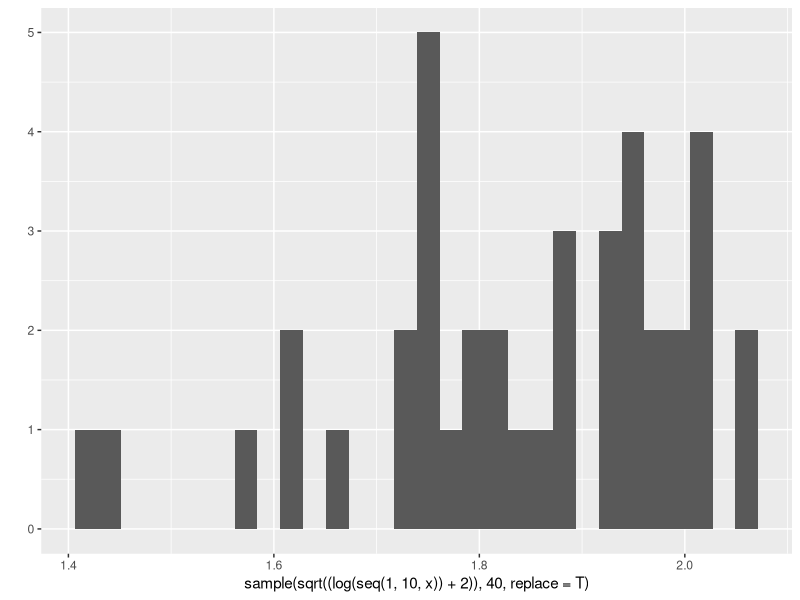
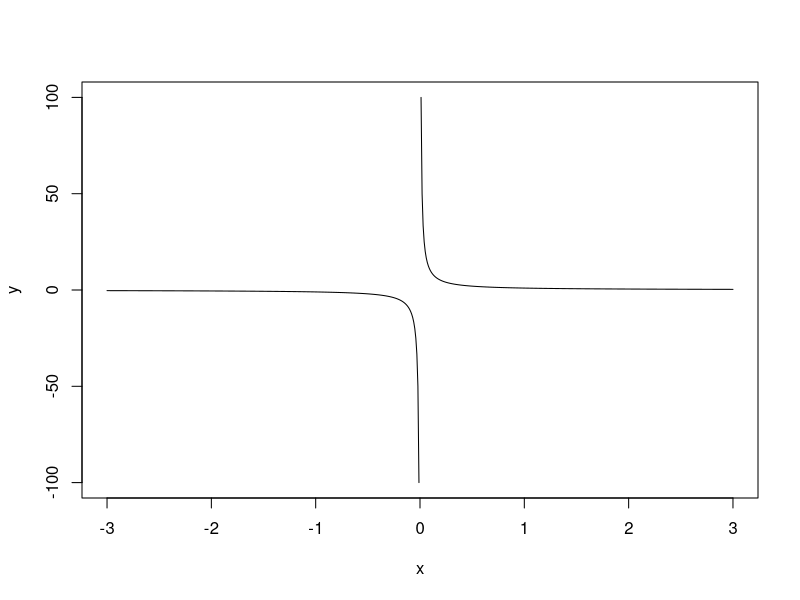

Reproduce these figures in R, in order.
## ---- chunk 1
1/0
-1/0
## ---- chunk 2
14 == 15
## ---- chunk 3
5 + (3 * 10) %/% 3 == 15
## ---- chunk 4
.Random.seed <- 121321
x <- 4
## ---- chunk 5
if(x == 4) {
  'isso aqui apareceu'
}
x
## ---- chunk 6
if(x <- 4) {
  'isso aqui apareceu'
}
x
## ---- chunk 7
n <- 4 # número de repetições
for(i in 1:n) {
  parte1 <- paste(i, "elefante(s)")
  
  parte2 <- ""
  for(j in 1:ifelse(i%%2 == 0, i, 1)) {
    parte2 <- paste(parte2, "incomoda(m)")
  }
  
  parte3 <- ifelse(i%%2 == 0, "muito mais", "muita gente")
  
  verso <- paste(parte1, parte2, parte3)
  print(verso)
}
## ---- chunk 8
variancia <- function(x) {
  media <- mean(x)
  n <- length(x)
  var <- sum((x - media)^2)/n
  return(var)
}
## ---- chunk 9
x <- 1:100
variancia(x)
var(x)
## ---- chunk 10
variancia <- function(x, populacional = TRUE) {
  media <- mean(x)
  n <- length(x)
  if(!populacional) {
    n <- n - 1
  }
  var <- sum((x - media)^2)/n
  return(var)
}

# teste
variancia(x)
variancia(x, FALSE)
## ---- chunk 11
media_ponderada <- function(v1, v2) {
  if(!is.numeric(v1) | !is.numeric(v2) | length(v1) != length(v2)) { # BÔNUS
    NULL
  } 
  
  sum(v1*v2/sum(v2))
}

v1 <- c(11, 9, 8, 7, 11, 6, 7, 9)
v2 <- c(1, 2, 1, 2, 1, 2, 1, 2)
media_ponderada(v1, v2)
## ---- chunk 12
meu_paste <- function(...) {
  paste(..., sep = "\n")
}

# Teste
teste <- meu_paste("print()", "não pula linha", "cat()", "pula linha")

print(teste)
cat(teste)
## ---- chunk 13
imprime_coisas_legais <- function(x, y) {
  for(i in seq_along(x)) {
    print(paste(x[i], "<-", y[i]))
  }
}

x <- letters[1:10]
y <- 10:1

imprime_coisas_legais(x, y)
## ---- chunk 14
x1 <- 1:8
## ---- chunk 15
x <- 0.1

library(ggplot2)

qplot(x=sample(sqrt((log(seq(1, 10, x)) + 2)), 40, replace = T), geom="histogram")
## ---- chunk 16
x <- seq(-3, 3, 0.01)
y <- 1/x

plot(x, y, type = "l")
